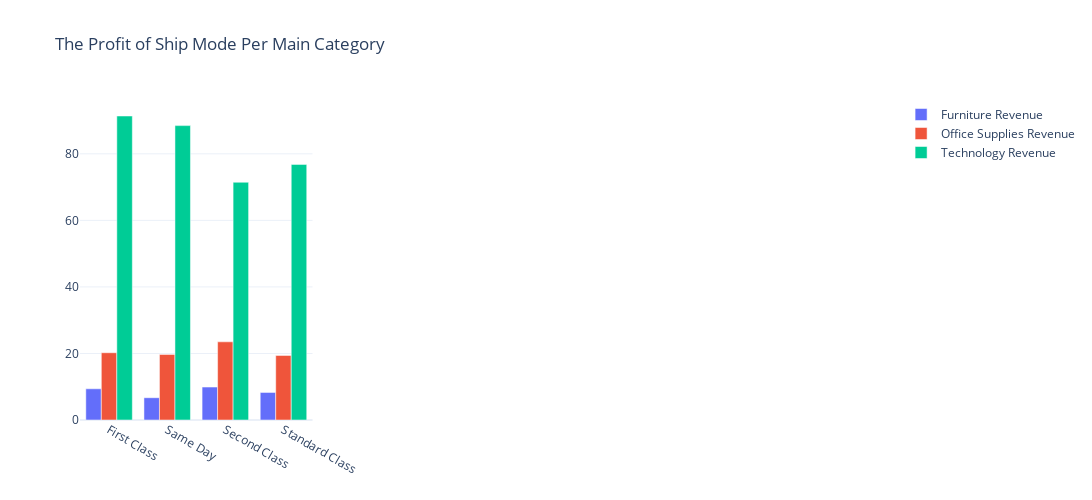

The cell this chart's notebook holds for it:
### Code cell
fig = make_subplots(rows=1, cols=3)

fig.add_trace(
    go.Bar(x=df3['Ship Mode'], y=df3['Furniture'],name='Furniture Revenue'),
    row=1, col=1
)

fig.add_trace(
    go.Bar(x=df3['Ship Mode'], y=df3['Office Supplies'],name='Office Supplies Revenue'),
    row=1, col=1
)

fig.add_trace(
    go.Bar(x=df3['Ship Mode'], y=df3['Technology'],name='Technology Revenue'),
    row=1, col=1
)

fig.update_layout(height=500, width=3800, title_text="The Profit of Ship Mode Per Main Category")
fig.show()

### Figure 1 — Plotly figure (JSON) as saved in the notebook; plotly's stock layout.template omitted (floating-point values rounded to 4 significant figures)
{"data": [{"name": "Furniture Revenue", "type": "bar", "x": ["First Class", "Same Day", "Second Class", "Standard Class"], "xaxis": "x", "y": [9.379, 6.7, 9.898, 8.302], "yaxis": "y"}, {"name": "Office Supplies Revenue", "type": "bar", "x": ["First Class", "Same Day", "Second Class", "Standard Class"], "xaxis": "x", "y": [20.22, 19.7, 23.5, 19.41], "yaxis": "y"}, {"name": "Technology Revenue", "type": "bar", "x": ["First Class", "Same Day", "Second Class", "Standard Class"], "xaxis": "x", "y": [91.37, 88.48, 71.45, 76.83], "yaxis": "y"}], "layout": {"height": 500, "title": {"text": "The Profit of Ship Mode Per Main Category"}, "width": 3800, "xaxis": {"anchor": "y", "domain": [0, 0.2889]}, "xaxis2": {"anchor": "y2", "domain": [0.3556, 0.6444]}, "xaxis3": {"anchor": "y3", "domain": [0.7111, 1]}, "yaxis": {"anchor": "x", "domain": [0, 1]}, "yaxis2": {"anchor": "x2", "domain": [0, 1]}, "yaxis3": {"anchor": "x3", "domain": [0, 1]}}}
